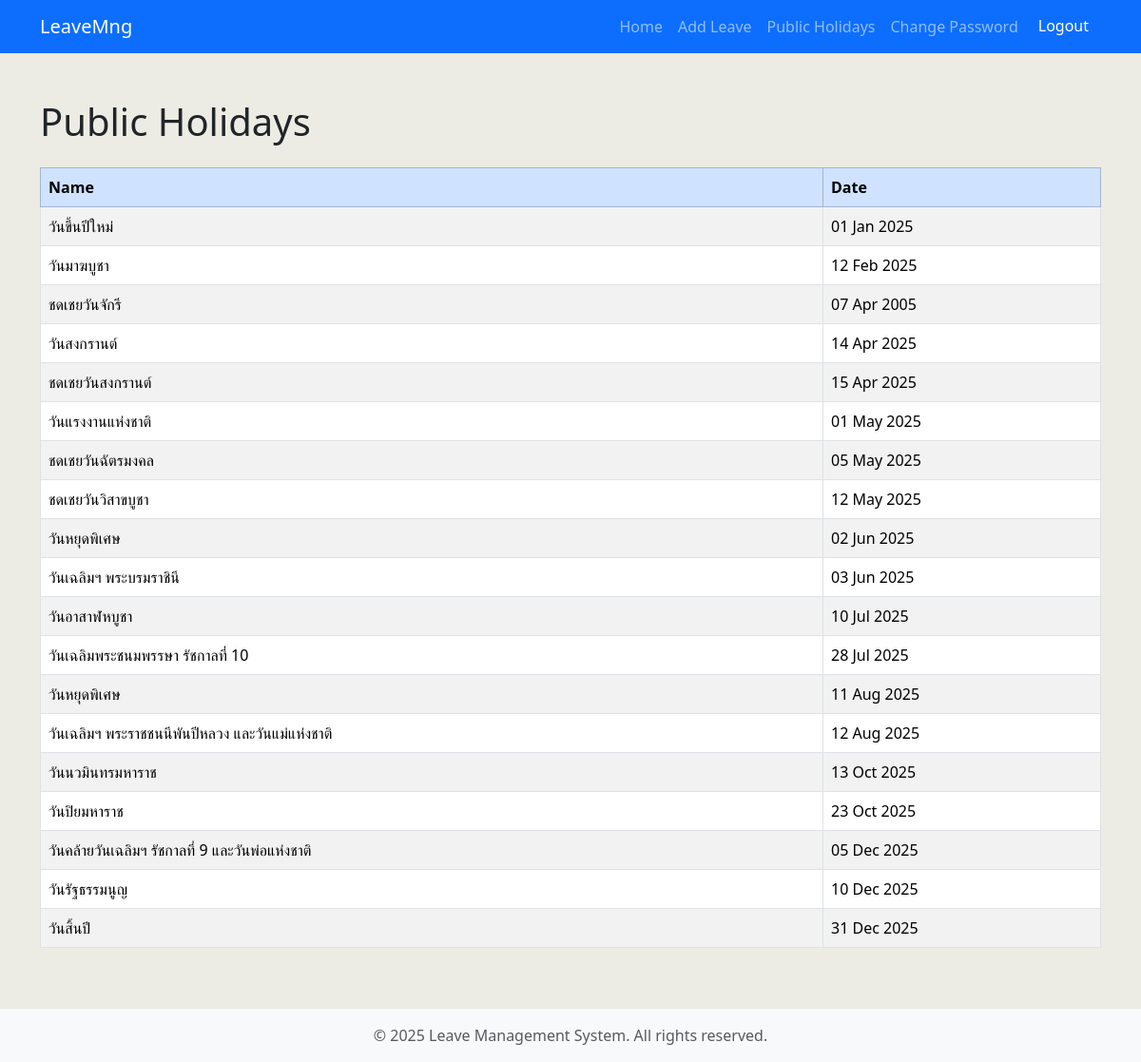
The page /holidays/ (signed in) on the database its author committed.
### leaveapp/models.py (models this page shows, shortened)
class Holiday(models.Model):
    name = models.CharField(max_length=255)
    date = models.DateField()

### leaveapp/views.py (the view)
# urls.py: path("holidays/", views.holiday, name="holidays"),
def holiday(request):
    user = request.user
    is_leave_admin = (
        user.is_authenticated and user.groups.filter(name="leaveAdmin").exists()
    )
    holidays = Holiday.objects.all()
    return render(
        request,
        "leaveapp/holiday.html",
        {"holidays": holidays, "is_leave_admin": is_leave_admin},
    )

### templates/leaveapp/holiday.html
{% extends 'leaveapp/layout.html' %}
{% block content %}
<div class="container pt-5 pb-5">
    <h1 class="mb-4">Public Holidays</h1>
    <table class="table table-bordered table-striped">
        <thead class="table-primary">
            <tr>
                <th>Name</th>
                <th>Date</th>
            </tr>
        </thead>
        <tbody>
            {% for holiday in holidays %}
            <tr>
                <td>{{ holiday.name }}</td>
                <td>{{ holiday.date|date:"d M Y" }}</td>
            </tr>
            {% empty %}
            <tr>
                <td colspan="4" class="text-center">No holidays found.</td>
            </tr>
            {% endfor %}
        </tbody>
    </table>
</div>
{% endblock %}

### rows shown on the page
Holiday: name "วันขึ้นปีใหม่", date "01 Jan 2025"
Holiday: name "วันมาฆบูชา", date "12 Feb 2025"
Holiday: name "ชดเชยวันจักรี", date "07 Apr 2005"
Holiday: name "วันสงกรานต์", date "14 Apr 2025"
Holiday: name "ชดเชยวันสงกรานต์", date "15 Apr 2025"
Holiday: name "วันแรงงานแห่งชาติ", date "01 May 2025"
Holiday: name "ชดเชยวันฉัตรมงคล", date "05 May 2025"
Holiday: name "ชดเชยวันวิสาขบูชา", date "12 May 2025"
Holiday: name "วันหยุดพิเศษ", date "02 Jun 2025"
Holiday: name "วันเฉลิมฯ พระบรมราชินี", date "03 Jun 2025"
Holiday: name "วันอาสาฬหบูชา", date "10 Jul 2025"
Holiday: name "วันเฉลิมพระชนมพรรษา รัชกาลที่ 10", date "28 Jul 2025"
Holiday: name "วันหยุดพิเศษ", date "11 Aug 2025"
Holiday: name "วันเฉลิมฯ พระราชชนนีพันปีหลวง และวันแม่แห่งชาติ", date "12 Aug 2025"
Holiday: name "วันนวมินทรมหาราช", date "13 Oct 2025"
Holiday: name "วันปิยมหาราช", date "23 Oct 2025"
Holiday: name "วันคล้ายวันเฉลิมฯ รัชกาลที่ 9 และวันพ่อแห่งชาติ", date "05 Dec 2025"
Holiday: name "วันรัฐธรรมนูญ", date "10 Dec 2025"
Holiday: name "วันสิ้นปี", date "31 Dec 2025"

### other values the page prints
{{ year|default:2025 }} "2025"
